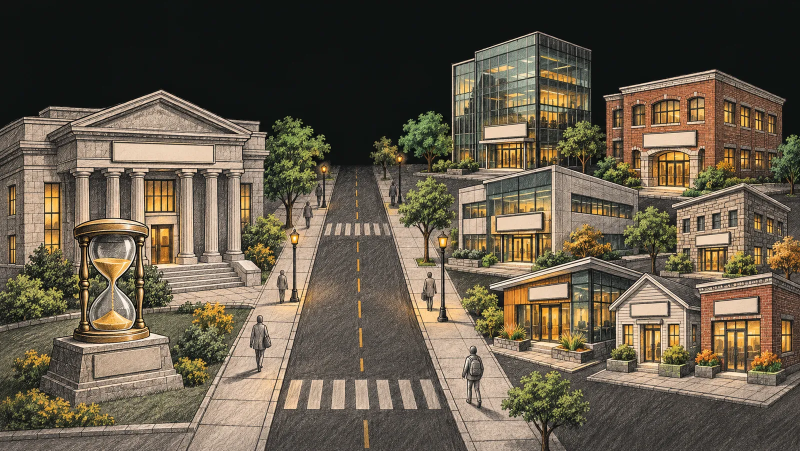
#> input picture health/deck/img/street-00-concept.webp, 1600 x 902 px (shown at 1/2 size)
$ python build_deck_share.py
#> lines starting #> are read from the running program, lines starting #| are printed output that depends on the picture
#!/usr/bin/env python3
"""Build the share picture for the whole Dweller Health presentation.

    python3 health/tools/build_deck_share.py

Writes health/deck/share.jpg (1200x630): the deck's cover drawing, the Dweller Health name,
the deck title and a QR code + link to the deck. Social sites show it when the deck link is posted
(the deck's index.html points its og:image / twitter:image tags at it). Rerun if the title changes.
Needs: pip install pillow qrcode fonttools brotli
"""
import io
from pathlib import Path
from PIL import Image, ImageDraw, ImageFont
import qrcode
from fontTools.ttLib import TTFont

ROOT = Path(__file__).resolve().parents[2]
URL = "https://health.dwellerapp.org/deck/"
TITLE = "Medicare Advantage: who pays, who gets paid, and what you can do"


def font(weight, size):
    t = TTFont(ROOT / f"fonts/roboto-condensed-latin-{weight}-normal.woff2"); t.flavor = None
    b = io.BytesIO(); t.save(b); return ImageFont.truetype(io.BytesIO(b.getvalue()), size)


def wrap(d, text, f, width):
    lines, cur = [], ""
    for w in text.split():
        t = (cur + " " + w).strip()
        if d.textlength(t, font=f) <= width: cur = t
        else: lines.append(cur); cur = w
    return lines + [cur]


W, H = 1200, 630
art = Image.open(ROOT / "health/deck/img/street-00-concept.webp").convert("RGB")
#> art is the input picture: PIL image 1600x902 RGB; mean R, G, B 100.6, 90.3, 73.3
art = art.resize((W, int(art.height * W / art.width)))
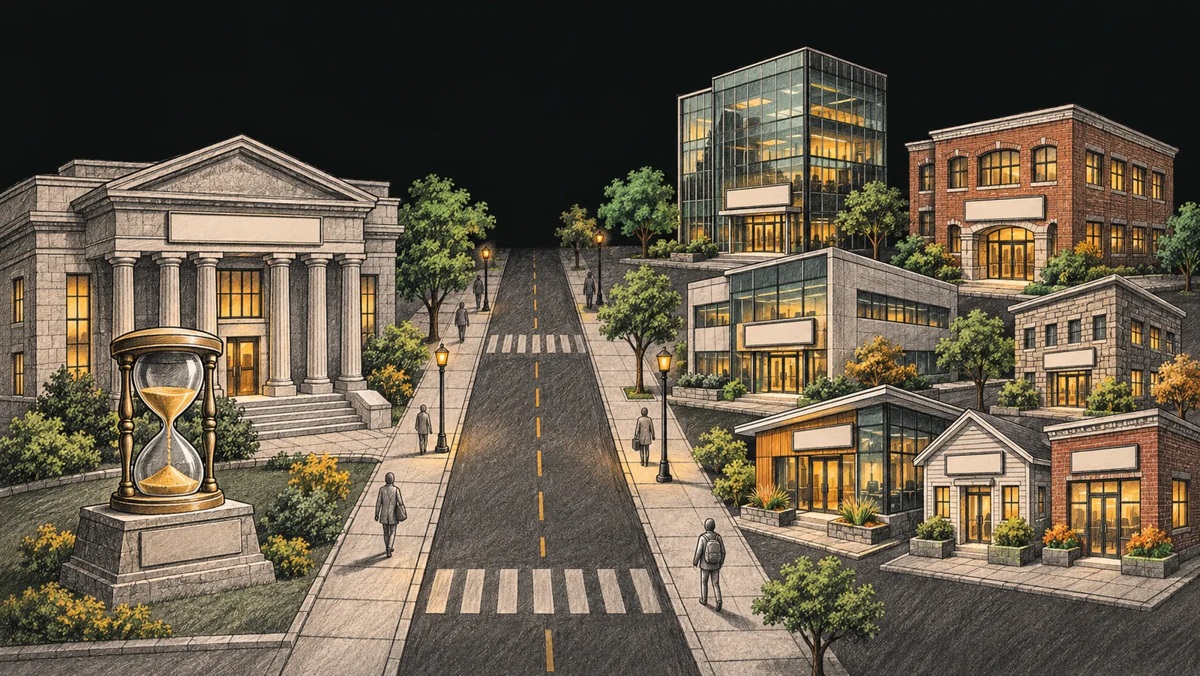
#> art: PIL image 1200x676 RGB; mean R, G, B 100.6, 90.3, 73.3
im = Image.new("RGB", (W, H), "#0e1211"); im.paste(art.crop((0, (art.height - H) // 2, W, (art.height - H) // 2 + H)))
#> after `im.paste(art.crop((0, (art.height - H) // 2, W, (art.height - H) // 2 `:
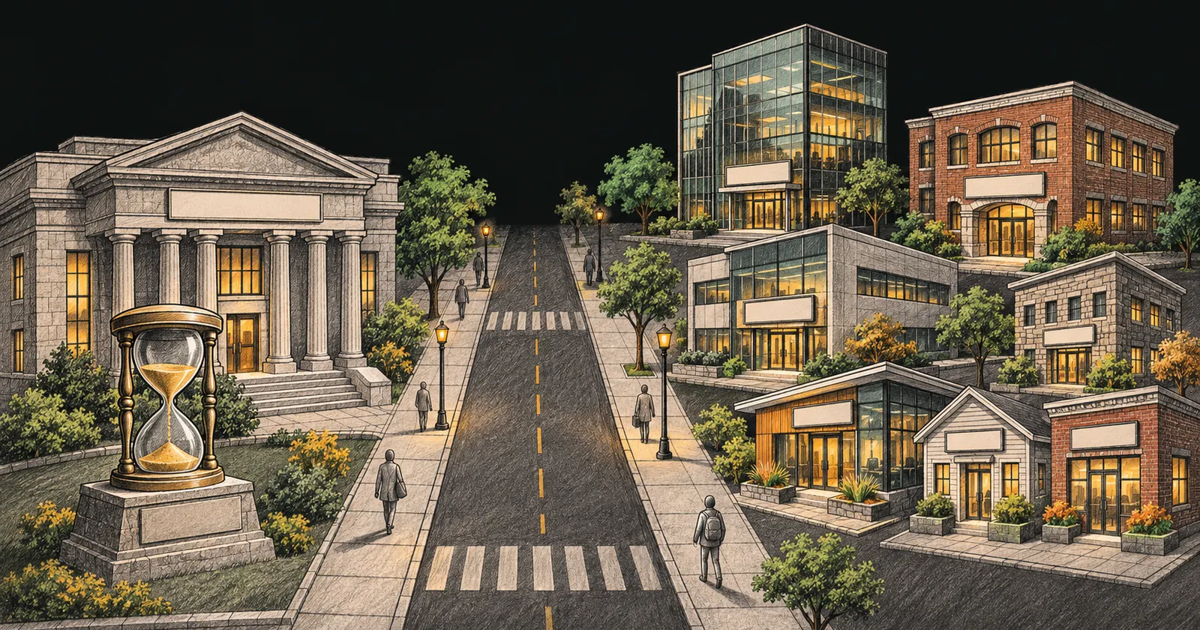
#> im: PIL image 1200x630 RGB; mean R, G, B 103.9, 92.9, 75
shade = Image.new("L", (W, H))
#> shade: PIL image 1200x630 L; every value is 0
for x in range(W):
    a = 245 if x < 420 else max(0, int(245 - (x - 420) * 0.55))
    shade.paste(a, (x, 0, x + 1, H))
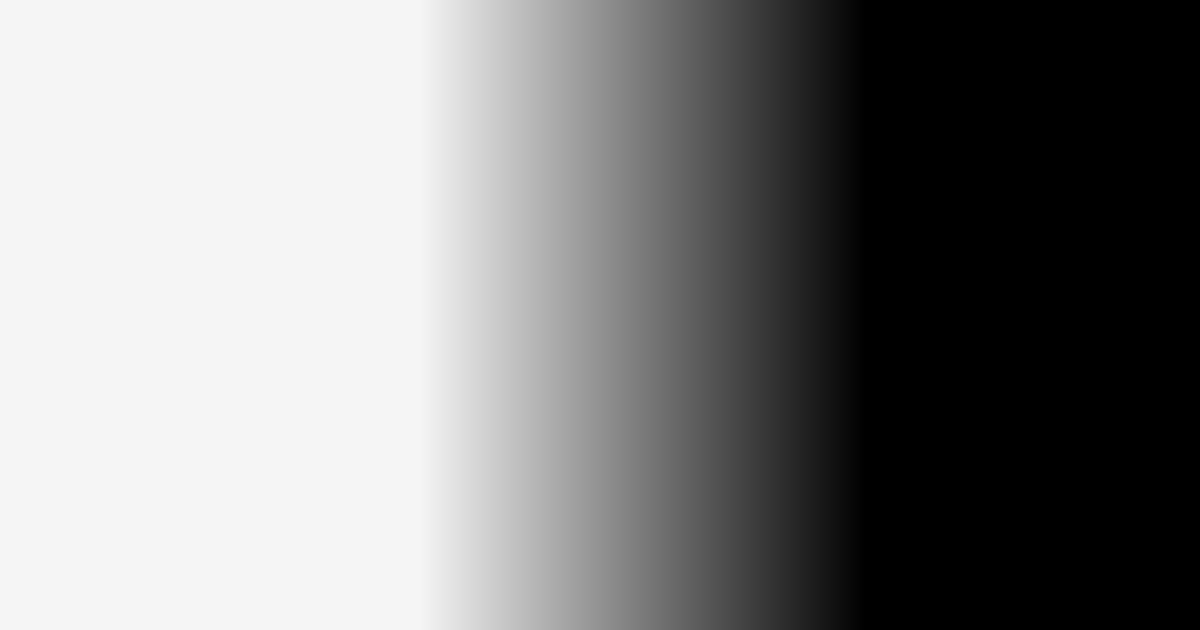
#> shade: PIL image 1200x630 L; min 0, max 245, mean 131.1
im = Image.composite(Image.new("RGB", (W, H), "#0e1211"), im, shade)
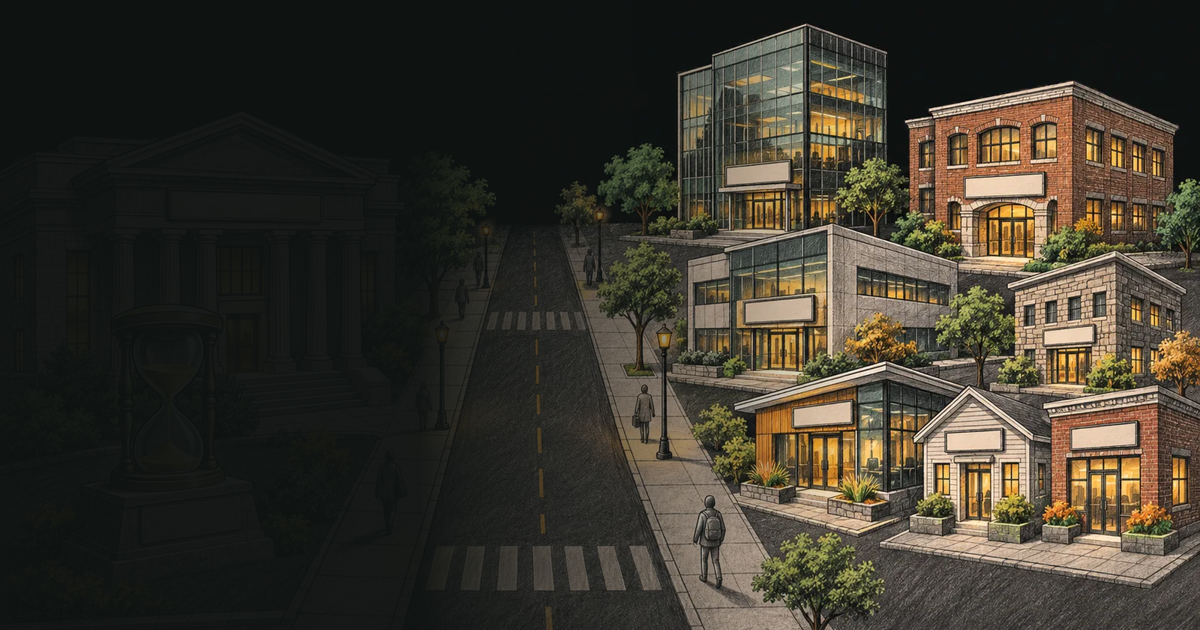
#> im: PIL image 1200x630 RGB; mean R, G, B 58.4, 54.3, 44.2
d = ImageDraw.Draw(im)
d.text((56, 52), "Dweller", font=font(700, 44), fill="#eeede4")
#> (the run stopped early here; a loop or call above may not have finished)

$ run again, with health/deck/img/street-03-gate.webp copied over health/deck/img/street-00-concept.webp
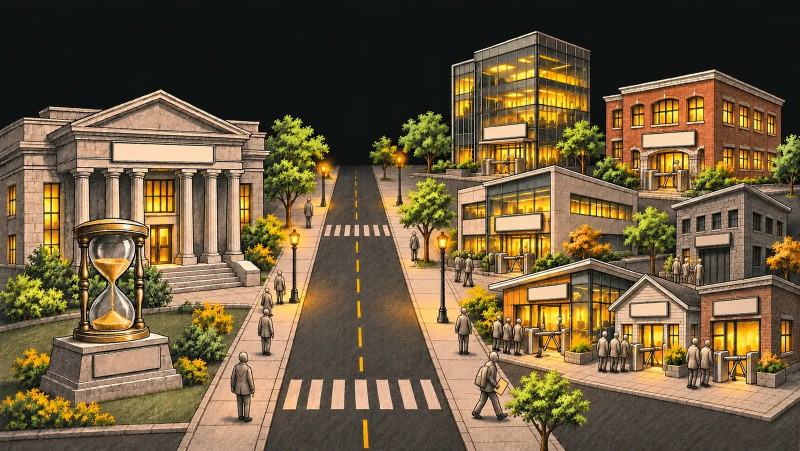
#> input picture health/deck/img/street-03-gate.webp, 1600 x 902 px (shown at 1/2 size)
#> art is the input picture: PIL image 1600x902 RGB; mean R, G, B 109, 91.1, 62.4
#> art: PIL image 1200x676 RGB
#> `im.paste(art.crop((0, (art.height - H) // 2, W, (art.height - H) // 2 `:
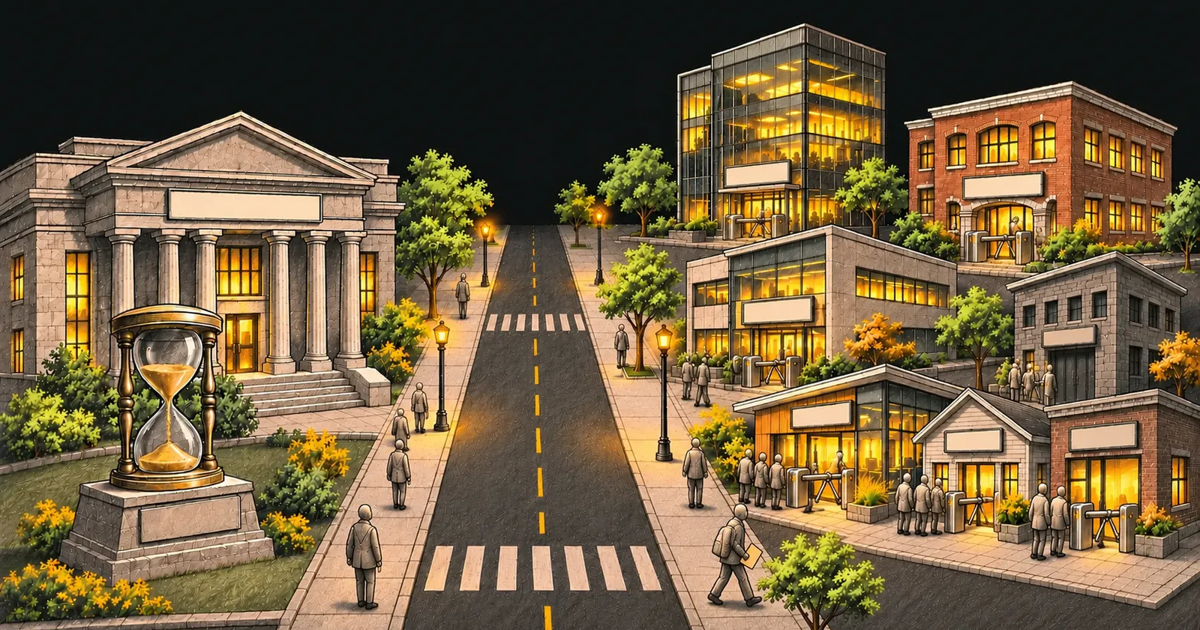
#> im: PIL image 1200x630 RGB; mean R, G, B 113, 94.1, 63.8
#> `im = Image.composite(Image.new("RGB", (W, H), "#0e1211"), im, shade)`:
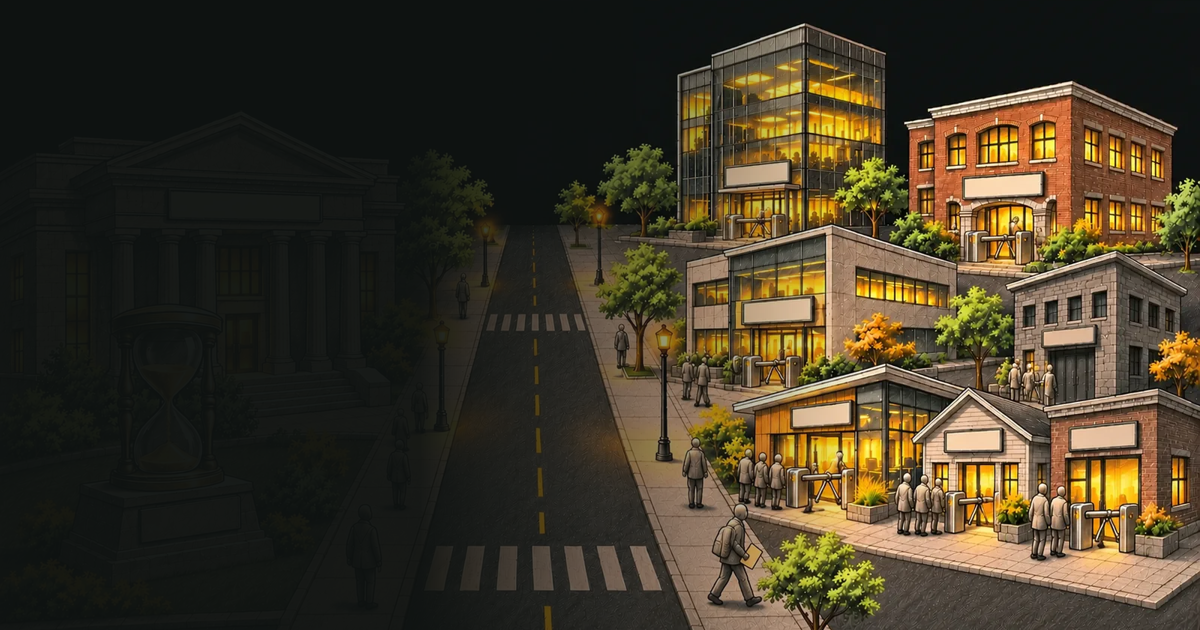
#> im: PIL image 1200x630 RGB; mean R, G, B 64, 55.5, 38.5
